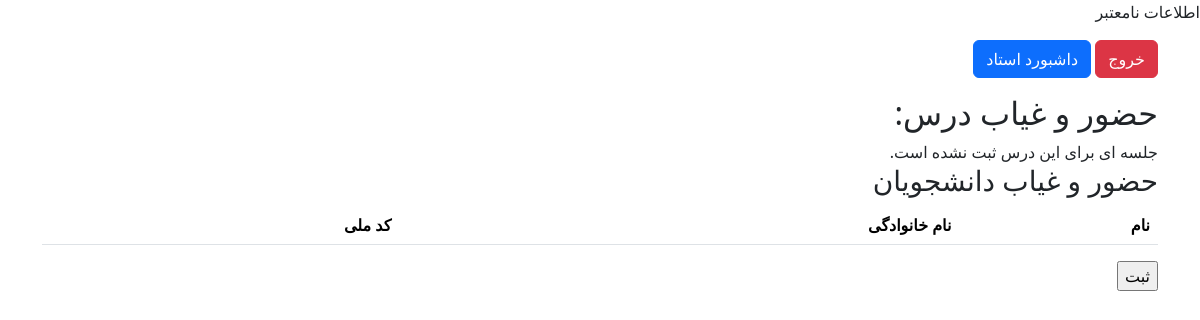
Page /teacher/teacher-manage-hozor-dars.php?term_ostad_dars_id=2 (signed in) on the earlier database version.
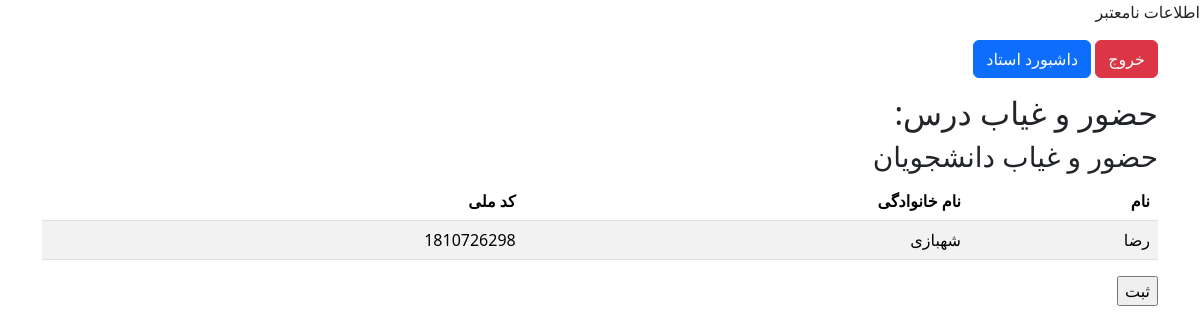
Same page on the later database version.
### tables this page shows
CREATE TABLE `entekhab_vahed` (
  `id` int(11) NOT NULL,
  `term_ostad_dars_id` int(11) NOT NULL,
  `student_code` int(11) NOT NULL,
  `tozihat` text NOT NULL
);

CREATE TABLE `student` (
  `student_code` int(11) NOT NULL,
  `student_name` varchar(50) NOT NULL,
  `student_family` varchar(50) NOT NULL,
  `student_codemeli` int(11) NOT NULL,
  `student_father` varchar(50) NOT NULL,
  `student_tel` varchar(13) NOT NULL,
  `student_tel_family` varchar(13) NOT NULL,
  `user_code` int(11) NOT NULL,
  `tozihat` text DEFAULT NULL
);

### teacher/teacher-manage-hozor-dars.php (the view, shortened to what this page needs)
<?php
if (!(isset($_SESSION["user_logged"]))) {
    header("location:../login.html");
}
else{
$user = $_SESSION["user_logged"];
if ($user["role"] == "student") {
    ?>
    <div class="alert alert-danger" role="alert">
        شما مجوز ورود به این صفحه را ندارید .
        <a href="../login.html" class="alert-link">صفحه ی ورود</a>
    </div>
    <?php
}
else {
$term_ostad_dars_id = $_GET["term_ostad_dars_id"];
$conn = (new my_database())->connection_database;
?>
<!doctype html>
<html lang="en">
<head>
    <link rel="stylesheet" href="../assets/bootstrap-5.3.3-dist/css/bootstrap.rtl.min.css">
    <link rel="stylesheet" href="../assets/style.css">
</head>
<body>
<div class="container">
    <div class="mb-3 mt-3">
        <a href="../logout.php" class="btn btn-danger">خروج</a>
        <a href="teacher-dashboard.php" class="btn btn-primary">داشبورد استاد</a>
    </div>
    <h2>
        حضور و غیاب درس:
    </h2>
    <?php
    $students = [];
    $sql_teacher_students = " SELECT ev.term_ostad_dars_id,st.student_code,st.student_name,st.student_family,st.student_codemeli
                     FROM `entekhab_vahed` as ev
                     INNER JOIN student as st on st.student_code = ev.student_code
                     WHERE `term_ostad_dars_id` = $term_ostad_dars_id;";
    $result_teacher_students = $conn->query($sql_teacher_students);
    if ($result_teacher_students->num_rows > 0) {
        while ($row_teacher_student = $result_teacher_students->fetch_assoc()) {
            $students[] = $row_teacher_student;
        }
    } else {
        echo "جلسه ای برای این درس ثبت نشده است.";
    }
    ?>
    <h3>حضور و غیاب دانشجویان</h3>
    <table class="table table-striped">
        <thead>
        <tr>
            <th scope="col">نام</th>
            <th scope="col">نام خانوادگی</th>
            <th scope="col">کد ملی</th>
        </tr>
        </thead>
        <tbody>
        <?php
        foreach ($students as $student) {
            $student_name = $student["student_name"];
            $student_family = $student["student_family"];
            $student_codemeli = $student["student_codemeli"];
            ?>
            <tr>
                <td><?php echo $student_name ?></td>
                <td><?php echo $student_family ?> </td>
                <td> <?php echo $student_codemeli ?></td>
            </tr>
            <?php
        }
        ?>
        </tbody>
    </table>
    <form action="teacher-manage-hozor-dars-action.php" method="post">
        <input type="submit" value="ثبت">
    </form>
    <?php
    }
    }
    ?>
</body>
</html>

Differences in the rows shown:
now on this page (row edited): entekhab_vahed: student_code.student_name "رضا", student_code.student_family "شهبازی", student_code.student_codemeli "1810726298"
Other differences:
text no longer shown: "جلسه ای برای این درس ثبت نشده است."
